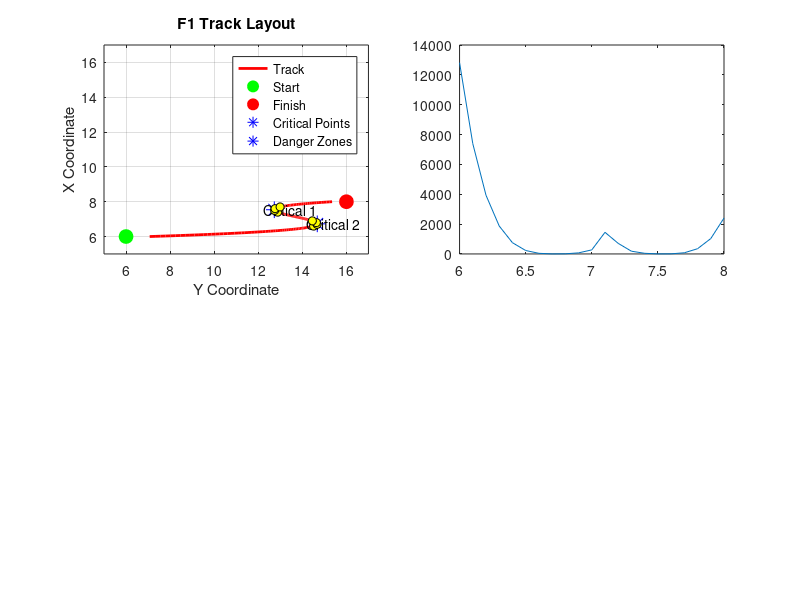

Recreate this plot in MATLAB. (Note: this script raises an error after producing the figure.)
%% Simple F1 Track Design - No Function Definition Issues
% All code in one script block to avoid MATLAB function definition problems

%% Clear workspace
close all
clear all
clc

%% Parameters
x_initial = 6;
y_initial = 6;
x_final = 8;
y_final = 16;
friction_coefficient = 1.7;%used for safety limits
banking_angle = 19; % degrees
step_size = 0.01;

% Cubic function coefficients
A3 = 7.3558;
A2 = -157.43;
A1 = 1119.5;
A0 = -2631.3;

% Conversion functions (inline)
km_conversion = @(d) d * 0.1 * 16583 / 39370;
scale_conversion = @(d) (d * 39370) / (0.1 * 16583);

% Track functions (inline)
track_function = @(x) A3*x^3 + A2*x^2 + A1*x + A0;
first_derivative = @(x) 3*A3*x^2 + 2*A2*x + A1;
second_derivative = @(x) 6*A3*x + 2*A2;

%% Generate Track Coordinates
fprintf('🏁 F1 Track Design and Analysis\n');
fprintf('================================\n');

x_coords = x_initial:step_size:x_final;
y_coords = arrayfun(track_function, x_coords);

%% Calculate Track Length (Numerical Integration)
track_length = 0;
for i = 2:length(x_coords)
    dx = x_coords(i) - x_coords(i-1);
    dy = y_coords(i) - y_coords(i-1);
    track_length = track_length + sqrt(dx^2 + dy^2);
end

fprintf('Track length: %.3f km\n', km_conversion(track_length));

%% Find Critical Points
% Solve: 3*A3*x^2 + 2*A2*x + A1 = 0
a_coeff = 3 * A3;
b_coeff = 2 * A2;
c_coeff = A1;

discriminant = b_coeff^2 - 4*a_coeff*c_coeff;
if discriminant >= 0
    crit1_y = (-b_coeff + sqrt(discriminant)) / (2*a_coeff);
    crit2_y = (-b_coeff - sqrt(discriminant)) / (2*a_coeff);
    crit1_x = track_function(crit1_y);
    crit2_x = track_function(crit2_y);
    
    fprintf('Critical Points:\n');
    fprintf('  Point 1: (%.2f, %.2f)\n', crit1_x, crit1_y);
    fprintf('  Point 2: (%.2f, %.2f)\n', crit2_x, crit2_y);
end

%% Calculate Radius of Curvature and Danger Zones
radius_of_curvature = @(x) ((1 + first_derivative(x)^2)^(3/2)) / abs(second_derivative(x));

danger_points_x = [];
danger_points_y = [];
max_velocities = [];
curve_radii_m = [];

% Sample every 10th point for efficiency
sample_indices = 1:10:length(x_coords);

for i = sample_indices
    x = x_coords(i);
    radius = radius_of_curvature(x);
    radius_m = km_conversion(radius) * 1000;
    curve_radii_m(end+1) = radius_m;
    
    % Check if dangerous (radius < 100m)
    if radius < scale_conversion(100/1000)
        danger_points_x(end+1) = x;
        danger_points_y(end+1) = track_function(x);
    end
    
    % Calculate maximum safe velocity with banking
    g = 9.81;
    mu = friction_coefficient;
    theta_rad = deg2rad(banking_angle);
    
    numerator = mu * cos(theta_rad) + sin(theta_rad);
    denominator = cos(theta_rad) - mu * sin(theta_rad);
    
    if denominator > 0 && radius_m > 0
        v_ms = sqrt(g * radius_m * numerator / denominator);
        v_kmh = v_ms * 3.6;
        max_velocities(end+1) = v_kmh;
    else
        max_velocities(end+1) = 0;
    end
end

fprintf('\nDanger Zones (radius < 100m): %d points found\n', length(danger_points_x));
if ~isempty(danger_points_x)
    fprintf('First danger point: (%.2f, %.2f)\n', danger_points_x(1), danger_points_y(1));
    fprintf('Last danger point: (%.2f, %.2f)\n', danger_points_x(end), danger_points_y(end));
end

%% Create Comprehensive Plot
figure(1);
set(gcf, 'Position', [100, 100, 1200, 900]);

% Main track plot
subplot(2,2,1);
plot(y_coords, x_coords, 'r-', 'LineWidth', 2);
hold on;
plot(y_initial, x_initial, 'go', 'MarkerSize', 10, 'MarkerFaceColor', 'g');
plot(y_final, x_final, 'ro', 'MarkerSize', 10, 'MarkerFaceColor', 'r');

% Plot critical points
if exist('crit1_x', 'var')
    plot(crit1_x, crit1_y, 'b*', 'MarkerSize', 12);
    plot(crit2_x, crit2_y, 'b*', 'MarkerSize', 12);
    text(crit1_x-0.5, crit1_y, 'Critical 1', 'FontSize', 10);
    text(crit2_x-0.5, crit2_y, 'Critical 2', 'FontSize', 10);
end

% Plot danger zones
if ~isempty(danger_points_x)
    plot(danger_points_y, danger_points_x, 'ko', 'MarkerSize', 6, 'MarkerFaceColor', 'yellow');
end

xlim([5 17]);
ylim([5 17]);
xlabel('Y Coordinate');
ylabel('X Coordinate');
title('F1 Track Layout');
legend('Track', 'Start', 'Finish', 'Critical Points', 'Danger Zones', 'Location', 'best');
grid on;

% Curvature analysis
subplot(2,2,2);
plot(x_coords(sample_indices), curve_radii_m);
hold on;
yline(100, 'r--', 'LineWidth', 2);
xlabel('Track Position');
ylabel('Radius of Curvature (m)');
title('Curvature Analysis');
legend('Curve Radius', '100m Danger Threshold');
grid on;

% Speed analysis
subplot(2,2,3);
plot(x_coords(sample_indices), max_velocities, 'b-', 'LineWidth', 2);
xlabel('Track Position');
ylabel('Maximum Safe Speed (km/h)');
title('Speed Limits with Banking');
grid on;

% Track slope
subplot(2,2,4);
slopes = arrayfun(first_derivative, x_coords(sample_indices));
plot(x_coords(sample_indices), slopes);
xlabel('Track Position');
ylabel('Track Slope (dy/dx)');
title('Track Gradient Analysis');
grid on;

%% Safety Analysis Summary
fprintf('\n=== SAFETY ANALYSIS SUMMARY ===\n');
fprintf('Minimum curve radius: %.1f m\n', min(curve_radii_m));
fprintf('Maximum safe speed: %.1f km/h\n', max(max_velocities));
fprintf('Minimum safe speed: %.1f km/h\n', min(max_velocities));
fprintf('Average safe speed: %.1f km/h\n', mean(max_velocities));

%% Crash Simulation
test_speeds = [150, 200, 250, 300];
fprintf('\n=== CRASH SIMULATION ===\n');

for test_speed = test_speeds
    crashes = 0;
    for i = 1:length(max_velocities)
        if test_speed > max_velocities(i)
            crashes = crashes + 1;
        end
    end
    
    crash_percentage = (crashes / length(max_velocities)) * 100;
    
    if crashes > 0
        fprintf('Speed %d km/h: ⚠️  %d crash points (%.1f%% of track)\n', ...
                test_speed, crashes, crash_percentage);
    else
        fprintf('Speed %d km/h: ✅ Safe driving\n', test_speed);
    end
end

%% Simple Animation (Optional)
fprintf('\n=== ANIMATION ===\n');
animate_choice = input('Show car animation? (y/n): ', 's');

if strcmpi(animate_choice, 'y')
    figure(2);
    test_speed = 180; % km/h
    
    fprintf('Animating car at %d km/h...\n', test_speed);
    
    for i = 1:5:length(x_coords) % Every 5th point for smooth animation
        clf;
        
       % Load the car image
car_img = imread('car.png');

% Define the size of the image on the plot (adjust these)
img_width = 1;   % Width in plot units
img_height = 1;  % Height in plot units

% Calculate coordinates for image placement (center the image on the point)
x_img = x_coords(i) - img_height/2;
y_img = y_coords(i) - img_width/2;

% Plot the track and other elements first
plot(y_coords, x_coords, 'r-', 'LineWidth', 2);
hold on;

if ~isempty(danger_points_x)
    plot(danger_points_y, danger_points_x, 'ro', 'MarkerSize', 6);
end

% Plot the car image at the current position
image('CData', car_img, 'XData', [y_img y_img + img_width], 'YData', [x_img x_img + img_height]);

xlim([5 17]);
ylim([5 17]);
title(sprintf('F1 Car Position - Speed: %d km/h', test_speed));
xlabel('Y Coordinate');
ylabel('X Coordinate');
hold off;

        % Check if in danger zone
        current_pos_index = find(sample_indices <= i, 1, 'last');
        if ~isempty(current_pos_index) && current_pos_index <= length(max_velocities)
            if test_speed > max_velocities(current_pos_index)
                text(8, 15, '⚠️ DANGER ZONE!', 'FontSize', 16, 'Color', 'red');
                text(8, 14, sprintf('Max Safe: %.0f km/h', max_velocities(current_pos_index)), 'FontSize', 12);
            end
        end
        
        pause(0.05);
    end
end

fprintf('\nAnalysis complete! 🏁\n');
%% 
